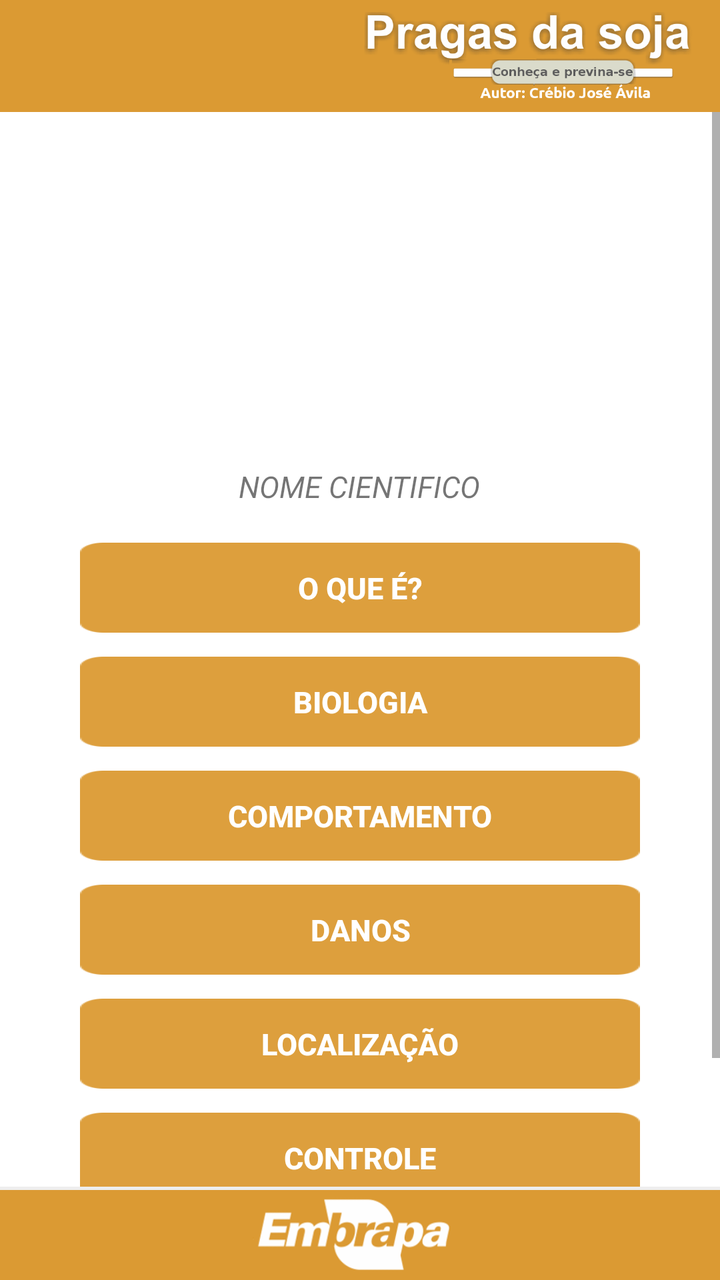
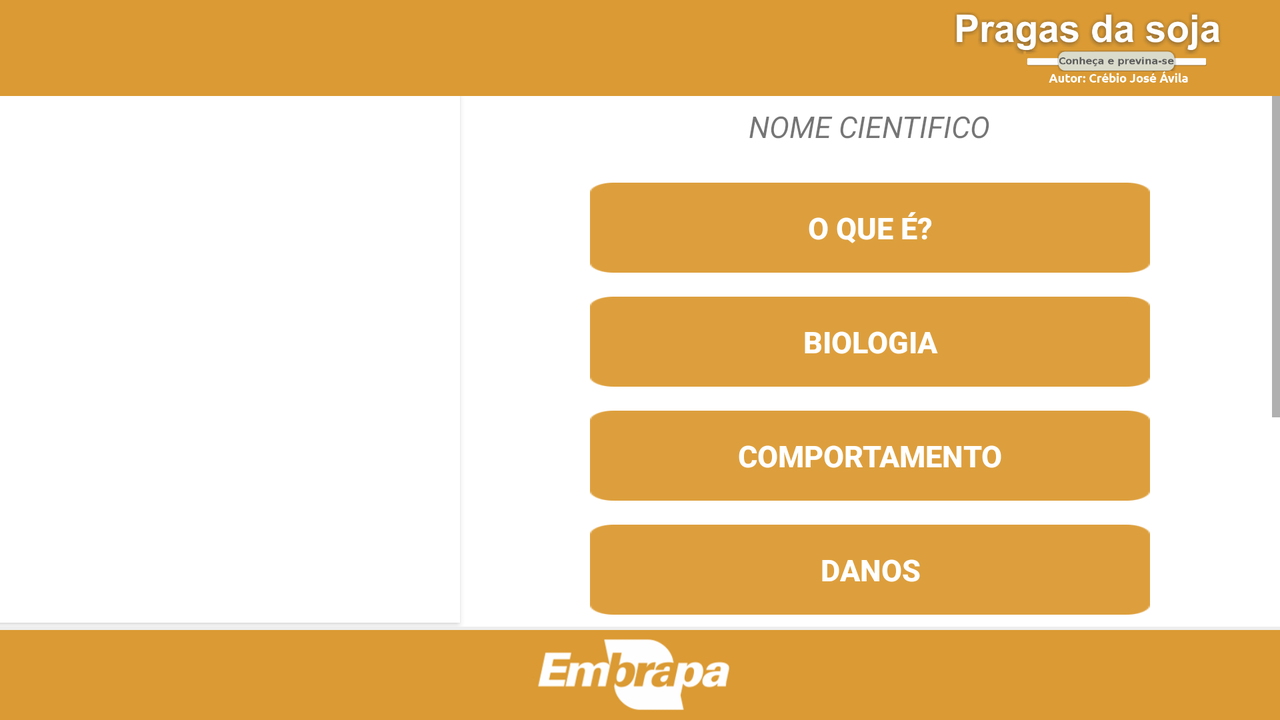

Two renders of one Android screen. The first uses the default layout on a phone; the second uses the alternative layout the repository ships for a different screen configuration, on a matching device. The two XML files are below.
<!-- AndroidManifest.xml: application theme AppBaseTheme -->
<!-- res/layout/activity_praga.xml -->
<LinearLayout xmlns:android="http://schemas.android.com/apk/res/android"
    xmlns:tools="http://schemas.android.com/tools"
    android:id="@+id/LinearLayout1"
    android:layout_width="match_parent"
    android:layout_height="match_parent"
    android:orientation="vertical"
    android:background="#FFF"
    tools:context=".views.ActivityPraga">

    <include layout="@layout/actionbar_custom"/>

    <ScrollView
        android:layout_width="match_parent"
        android:layout_height="match_parent"
        android:layout_weight="1.0"
        android:fillViewport="false">

        <LinearLayout
            android:layout_width="match_parent"
            android:layout_height="match_parent"
            android:orientation="vertical">

            <android.support.v7.widget.CardView
                xmlns:android="http://schemas.android.com/apk/res/android"
                xmlns:card_view="http://schemas.android.com/apk/res-auto"
                android:layout_width="wrap_content"
                android:layout_height="wrap_content"
                android:layout_marginBottom="2dp"
                card_view:cardCornerRadius="0dp"
                card_view:cardElevation="0dp">
                <android.support.v7.widget.RecyclerView
                    android:id="@+id/rv_galeria"
                    android:layout_width="match_parent"
                    android:layout_height="@dimen/galeria_height"/>
            </android.support.v7.widget.CardView>


            <TextView
                android:id="@+id/tvNomeCientifico"
                android:layout_width="wrap_content"
                android:layout_height="wrap_content"
                android:layout_gravity="center"
                android:layout_marginTop="5dp"
                android:text="@string/nome_cientifico"
                android:textSize="@dimen/text_size_medium"
                android:textStyle="italic" />

            <include layout="@layout/layout_buttons"/>


        </LinearLayout>
    </ScrollView>

    <include  layout="@layout/rodape"/>
</LinearLayout>
<!-- res/layout/actionbar_custom.xml (included above) -->
<?xml version="1.0" encoding="utf-8"?>
<android.support.v7.widget.Toolbar
    xmlns:android="http://schemas.android.com/apk/res/android"
    xmlns:app="http://schemas.android.com/apk/res-auto"
    xmlns:tools="http://schemas.android.com/tools"
    android:id="@+id/toolbar_top"
    android:layout_height="?attr/actionBarSize"
    android:layout_width="match_parent"
    android:minHeight="?attr/actionBarSize"
    android:background="@color/primary"
    app:theme="@style/ThemeOverlay.AppCompat.ActionBar"
    android:elevation="0dp">

    <RelativeLayout
        android:layout_width="match_parent"
        android:layout_height="match_parent"
        android:orientation="horizontal">
        <TextView
            android:layout_width="match_parent"
            android:layout_height="wrap_content"
            android:layout_gravity="center_vertical"
            android:textColor="#FFF"
            android:textStyle="bold"
            android:id="@+id/toolbar_title"
            android:layout_centerVertical="true"
            android:layout_alignParentLeft="true"
            android:layout_alignParentStart="true"
            android:layout_toLeftOf="@+id/imageView3"
            android:layout_toStartOf="@+id/imageView3" />

        <ImageView
            android:layout_width="180dp"
            android:layout_height="wrap_content"
            android:src="@drawable/titulo_branco"
            android:paddingTop="6dp"
            android:paddingBottom="6dp"
            android:paddingRight="12dp"
            android:layout_alignParentTop="true"
            android:layout_alignParentRight="true"
            android:layout_alignParentEnd="true"
            android:id="@+id/imageView3" />
    </RelativeLayout>
</android.support.v7.widget.Toolbar>
<!-- res/layout/layout_buttons.xml (included above) -->
<?xml version="1.0" encoding="utf-8"?>
<LinearLayout
    xmlns:android="http://schemas.android.com/apk/res/android"
    android:id="@+id/layout_corpo"
    android:paddingTop="14dp"
    android:layout_width="match_parent"
    android:layout_height="match_parent"
    android:orientation="vertical">

    <LinearLayout
        android:layout_width="wrap_content"
        android:layout_height="wrap_content"
        android:layout_gravity="center_vertical|center_horizontal"
        android:orientation="vertical">
        <Button
            android:id="@+id/btOque"
            android:text="@string/oqueeh"
            style="@style/StyleButtonBase"/>

        <Button
            android:id="@+id/btBiologia"
            android:text="@string/biologia"
            style="@style/StyleButtonBase"/>

        <Button
            android:id="@+id/btComportamento"
            android:text="@string/comportamento"
            style="@style/StyleButtonBase"/>

        <Button
            android:id="@+id/btDanos"
            android:text="@string/danos"
            style="@style/StyleButtonBase" />

        <Button
            android:id="@+id/btLocalizacao"
            android:text="@string/localizacao"
            style="@style/StyleButtonBase" />

        <Button
            android:id="@+id/btControle"
            android:text="@string/controle"
            style="@style/StyleButtonBase" />

        <Button
            android:id="@+id/btBibliografia"
            android:text="@string/bibliografia"
            style="@style/StyleButtonBase"/>
    </LinearLayout>

</LinearLayout>
<!-- res/layout/rodape.xml (included above) -->
<?xml version="1.0" encoding="utf-8"?>
<LinearLayout
    xmlns:android="http://schemas.android.com/apk/res/android"
    android:layout_width="match_parent"
    android:layout_height="wrap_content"
    android:layout_gravity="center"
    android:background="#db9a33"
    android:orientation="vertical">

    <View style="@style/Line"/>

    <ImageView
        android:layout_width="wrap_content"
        android:layout_height="45dp"
        android:layout_gravity="center_horizontal"
        android:contentDescription="@string/TODO"
        android:src="@drawable/rodape" />
</LinearLayout>
<!-- resources referenced by this layout -->
<resources>
  <color name="primary">#DB9A33</color>
  <dimen name="galeria_height">170dp</dimen>
  <dimen name="text_size_medium">15sp</dimen>
  <!-- drawable rodape: png bitmap (drawable, 15544 bytes) -->
  <!-- drawable titulo_branco: png bitmap (drawable, 60718 bytes) -->
  <string name="TODO">TODO</string>
  <string name="bibliografia">Literatura recomendada</string>
  <string name="biologia">Biologia</string>
  <string name="comportamento">Comportamento</string>
  <string name="controle">Controle</string>
  <string name="danos">Danos</string>
  <string name="localizacao">Localização</string>
  <string name="nome_cientifico">NOME CIENTIFICO</string>
  <string name="oqueeh">O que é?</string>
  <style name="Line">
          <item name="android:layout_width">match_parent</item>
          <item name="android:layout_height">1.5dp</item>
          <item name="android:background">#eee</item>
      </style>
  <style name="StyleButtonBase">
          <item name="android:layout_width">@dimen/width_buttom</item>
          <item name="android:layout_height">@dimen/height_button</item>
          <item name="android:textSize">@dimen/text_size_medium</item>
          <item name="android:textColor">#FFF</item>
          <item name="android:textStyle">bold</item>
          <item name="android:background">@drawable/selector_button</item>
          <item name="android:layout_marginTop">@dimen/margin_buttom_top</item>
          <item name="android:layout_marginBottom">@dimen/margin_button_bottom</item>
          <item name="android:layout_gravity">center_horizontal</item>
      </style>
  <!-- from res/values-v21/ -->
  <style name="AppBaseTheme" parent="Theme.AppCompat.Light.DarkActionBar">
                  <item name="actionBarStyle">@style/MyActionBar</item>
                  <item name="actionModeStyle">@style/MyActionMode</item>
                  <item name="android:elevation">0dp</item>
          </style>
  <dimen name="width_buttom">280dp</dimen>
  <dimen name="height_button">45dp</dimen>
  <!-- drawable selector_button (drawable) -->
  <?xml version="1.0" encoding="utf-8"?>
  <selector xmlns:android="http://schemas.android.com/apk/res/android" >
  	
      <item android:drawable="@drawable/botao_press" android:state_pressed="true"
          android:background="?attr/selectableItemBackground"        />
  
      
      <item android:drawable="@drawable/botao_press" android:state_focused="true"/>
  
      
      <item android:drawable="@drawable/botao"/>
  </selector>
  <dimen name="margin_buttom_top">4dp</dimen>
  <dimen name="margin_button_bottom">8dp</dimen>
  <style name="MyActionBar" parent="@style/Widget.AppCompat.Light.ActionBar">
          <item name="android:background">@color/primary</item>
          <item name="logo">@android:color/transparent</item>
          <item name="android:logo">@android:color/transparent</item>
          <item name="android:windowContentOverlay">@null</item>
          <item name="background">@color/primary</item>
          <item name="titleTextStyle">@style/MyTitleTextStyle</item>
      </style>
  <style name="MyActionMode" parent="@style/Widget.AppCompat.ActionMode">
          <item name="background">@color/primary</item>
      </style>
  <!-- drawable botao_press: png bitmap (drawable, 3211 bytes) -->
  <!-- drawable botao: png bitmap (drawable, 3510 bytes) -->
  <style name="MyTitleTextStyle">
          <item name="android:textColor">@color/white</item>
          <item name="android:textStyle">bold</item>
      </style>
  <color name="white">#FFFFFF</color>
</resources>
<!-- res/layout-land/activity_praga.xml (the author's variant of the layout above) -->
<!-- drawn on the phone turned sideways -->
<LinearLayout xmlns:android="http://schemas.android.com/apk/res/android"
    xmlns:tools="http://schemas.android.com/tools"
    android:id="@+id/LinearLayout1"
    android:layout_width="match_parent"
    android:layout_height="match_parent"
    android:orientation="vertical"
    android:background="#FFF">

    <include layout="@layout/actionbar_custom"/>

    <LinearLayout
        android:layout_width="match_parent"
        android:layout_height="0dp"
        android:layout_weight="1.0"
        android:orientation="horizontal">

        <android.support.v7.widget.CardView xmlns:android="http://schemas.android.com/apk/res/android"
            xmlns:card_view="http://schemas.android.com/apk/res-auto"
            android:layout_width="@dimen/galeria_width"
            android:layout_height="match_parent"
            android:layout_marginBottom="2dp"
            card_view:cardCornerRadius="0dp">

            <android.support.v7.widget.RecyclerView
                android:id="@+id/rv_galeria"
                android:layout_width="match_parent"
                android:layout_height="match_parent"
                android:layout_centerHorizontal="true"/>
        </android.support.v7.widget.CardView>

        <ScrollView
            android:layout_width="match_parent"
            android:layout_height="match_parent">

            <LinearLayout
                android:layout_width="match_parent"
                android:layout_height="wrap_content"
                android:orientation="vertical">

                <TextView
                    android:id="@+id/tvNomeCientifico"
                    android:layout_width="wrap_content"
                    android:layout_height="wrap_content"
                    android:layout_gravity="center"
                    android:layout_marginTop="5dp"
                    android:text="@string/nome_cientifico"
                    android:textSize="@dimen/text_size_medium"
                    android:textStyle="italic" />

                <include layout="@layout/layout_buttons"/>

            </LinearLayout>
        </ScrollView>

    </LinearLayout>

    <include layout="@layout/rodape" />

</LinearLayout>
<!-- resources referenced by the variant -->
<!-- as the phone turned sideways resolves them -->
<resources>
  <color name="primary">#DB9A33</color>
  <dimen name="galeria_width">230dp</dimen>
  <dimen name="text_size_medium">15sp</dimen>
  <!-- drawable rodape: png bitmap (drawable, 15544 bytes) -->
  <!-- drawable titulo_branco: png bitmap (drawable, 60718 bytes) -->
  <string name="TODO">TODO</string>
  <string name="bibliografia">Literatura recomendada</string>
  <string name="biologia">Biologia</string>
  <string name="comportamento">Comportamento</string>
  <string name="controle">Controle</string>
  <string name="danos">Danos</string>
  <string name="localizacao">Localização</string>
  <string name="nome_cientifico">NOME CIENTIFICO</string>
  <string name="oqueeh">O que é?</string>
  <style name="Line">
          <item name="android:layout_width">match_parent</item>
          <item name="android:layout_height">1.5dp</item>
          <item name="android:background">#eee</item>
      </style>
  <style name="StyleButtonBase">
          <item name="android:layout_width">@dimen/width_buttom</item>
          <item name="android:layout_height">@dimen/height_button</item>
          <item name="android:textSize">@dimen/text_size_medium</item>
          <item name="android:textColor">#FFF</item>
          <item name="android:textStyle">bold</item>
          <item name="android:background">@drawable/selector_button</item>
          <item name="android:layout_marginTop">@dimen/margin_buttom_top</item>
          <item name="android:layout_marginBottom">@dimen/margin_button_bottom</item>
          <item name="android:layout_gravity">center_horizontal</item>
      </style>
  <!-- from res/values-v21/ -->
  <style name="AppBaseTheme" parent="Theme.AppCompat.Light.DarkActionBar">
                  <item name="actionBarStyle">@style/MyActionBar</item>
                  <item name="actionModeStyle">@style/MyActionMode</item>
                  <item name="android:elevation">0dp</item>
          </style>
  <dimen name="width_buttom">280dp</dimen>
  <dimen name="height_button">45dp</dimen>
  <!-- drawable selector_button (drawable) -->
  <?xml version="1.0" encoding="utf-8"?>
  <selector xmlns:android="http://schemas.android.com/apk/res/android" >
  	
      <item android:drawable="@drawable/botao_press" android:state_pressed="true"
          android:background="?attr/selectableItemBackground"        />
  
      
      <item android:drawable="@drawable/botao_press" android:state_focused="true"/>
  
      
      <item android:drawable="@drawable/botao"/>
  </selector>
  <dimen name="margin_buttom_top">4dp</dimen>
  <dimen name="margin_button_bottom">8dp</dimen>
  <style name="MyActionBar" parent="@style/Widget.AppCompat.Light.ActionBar">
          <item name="android:background">@color/primary</item>
          <item name="logo">@android:color/transparent</item>
          <item name="android:logo">@android:color/transparent</item>
          <item name="android:windowContentOverlay">@null</item>
          <item name="background">@color/primary</item>
          <item name="titleTextStyle">@style/MyTitleTextStyle</item>
      </style>
  <style name="MyActionMode" parent="@style/Widget.AppCompat.ActionMode">
          <item name="background">@color/primary</item>
      </style>
  <!-- drawable botao_press: png bitmap (drawable, 3211 bytes) -->
  <!-- drawable botao: png bitmap (drawable, 3510 bytes) -->
  <style name="MyTitleTextStyle">
          <item name="android:textColor">@color/white</item>
          <item name="android:textStyle">bold</item>
      </style>
  <color name="white">#FFFFFF</color>
</resources>
